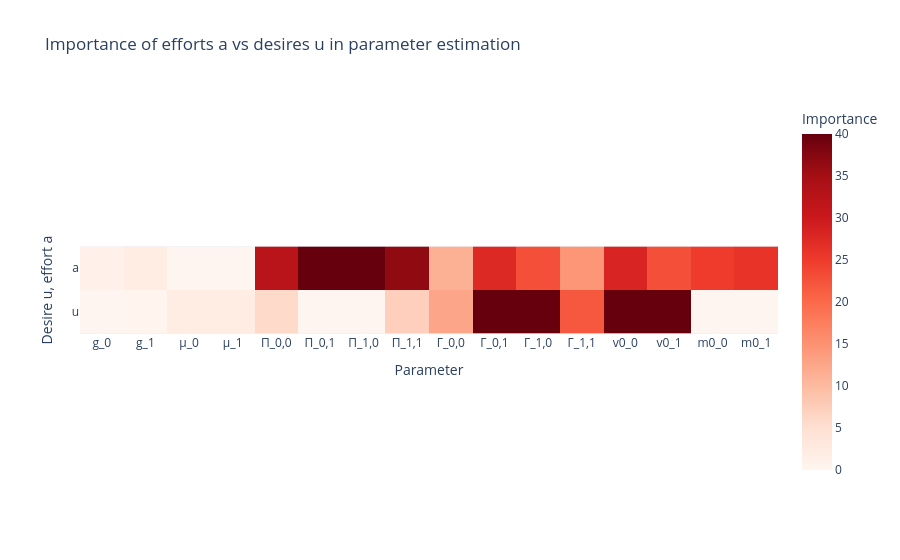
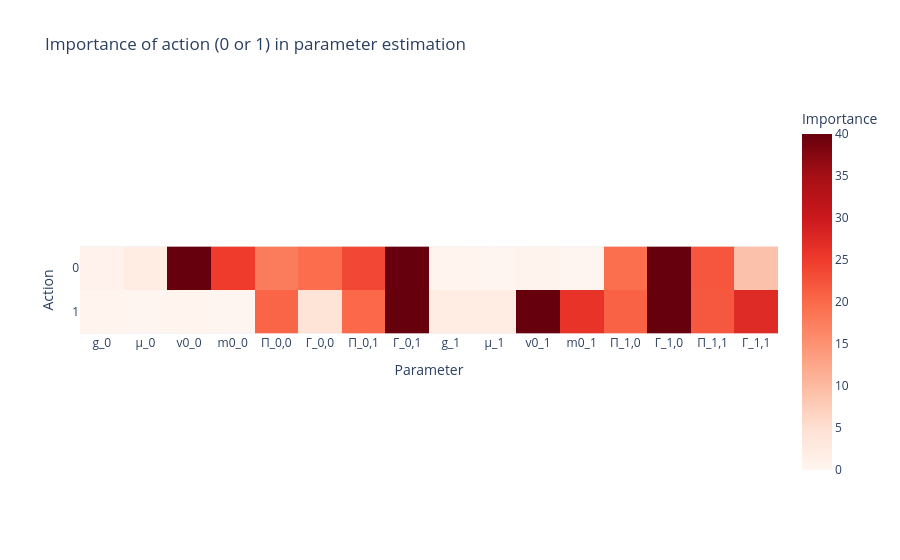
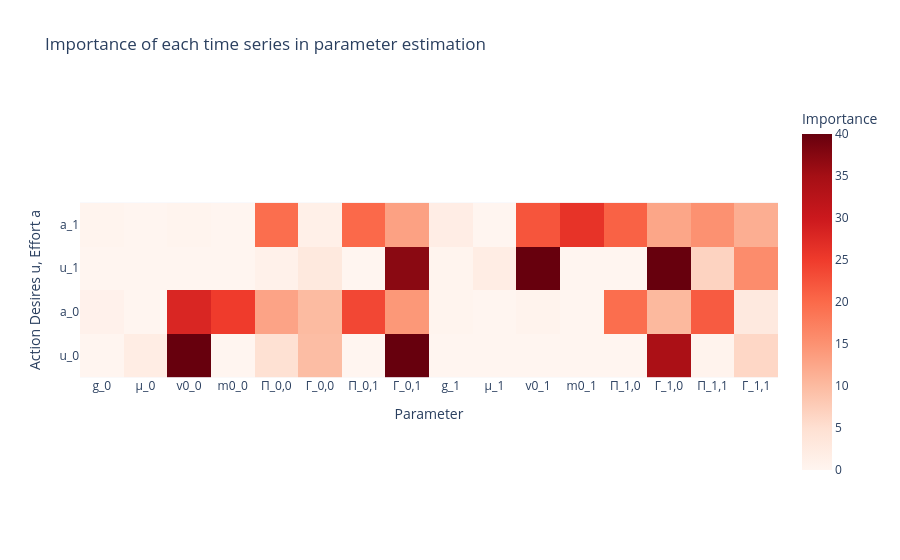

The code cell stored with these charts, in order, in its notebook:
### Markdown cell above
Having seen the overall feature importance above, it is also interesting to know if any of the time series are particularly good in predicting the parameters.
In particular, I want to know if either desires (u) or efforts (a) are more informative; and which action (0 or 1) is informative for which parameter. Again, I sum over the abs correlation coefficients.

The first plot shows that desire time series features have overall more predictive power. In other words, if desires are unobservable (as is the case in the real world), prediction will be relatively harder.
Furthermore, $\mathbf{u}(t)$ predicts $\Gamma$, $\mathbf{\mu}$, and $\mathbf{v}_0$ better; while $\mathbf{a}(t)$ predicts $\Pi$, $\mathbf{g}$, and $\mathbf{m}_0$ better (and interestingly, the opposite parameters to the ODE specification, see the first notebook).

The second plot shows that each action is better in predicting its "own" parameters (i.e., with the same index). Therefore, if only action 0 is observed, it will be harder to predict the parameters of action 1.

For completeness, the last plot shows the role of each individual time series, which confirms the previous findings.

### Code cell
var_names_df = pd.Series(corr_important_df.index, index=corr_important_df.index).str.split(
    "_", n=2, expand=True
)
var_names_df.columns = ["var_name", "var_index", "var"]
var_names_df["var"] = var_names_df["var_name"] + "_" + var_names_df["var_index"]

var_corr_df = var_names_df.join(corr_important_df.abs())

name_param_importance = var_corr_df.groupby("var_name").sum(numeric_only=True)
index_param_importance = var_corr_df.groupby("var_index").sum(numeric_only=True)
index_param_importance = index_param_importance[
    index_param_importance.columns.sort_values(key=lambda col: col.str.split("_").str[-1])
]
var_param_importance = var_corr_df.groupby("var").sum(numeric_only=True)
var_param_importance = var_param_importance[
    var_param_importance.columns.sort_values(key=lambda col: col.str.split("_").str[-1])
]
var_param_importance = var_param_importance.sort_index(
    key=lambda idx: idx.str.split("_").str[-1], ascending=False
)


px.imshow(
    name_param_importance,
    title="Importance of efforts a vs desires u in parameter estimation",
    labels={"x": "Parameter", "y": "Desire u, effort a", "color": "Importance"},
    color_continuous_scale="Reds",
    zmax=40,
).show()

px.imshow(
    index_param_importance,
    title="Importance of action (0 or 1) in parameter estimation",
    labels={"x": "Parameter", "y": "Action", "color": "Importance"},
    color_continuous_scale="Reds",
    zmax=40,
).show()

px.imshow(
    var_param_importance,
    title="Importance of each time series in parameter estimation",
    labels={"x": "Parameter", "y": "Action Desires u, Effort a", "color": "Importance"},
    color_continuous_scale="Reds",
    zmax=40,
).show()

### Figure 1 — Plotly figure (JSON) as saved in the notebook; plotly's stock layout.template omitted (floating-point values rounded to 4 significant figures)
{"data": [{"coloraxis": "coloraxis", "hovertemplate": "Parameter: %{x}<br>Desire u, effort a: %{y}<br>Importance: %{z}<extra></extra>", "name": "0", "type": "heatmap", "x": ["g_0", "g_1", "μ_0", "μ_1", "Π_0,0", "Π_0,1", "Π_1,0", "Π_1,1", "Γ_0,0", "Γ_0,1", "Γ_1,0", "Γ_1,1", "v0_0", "v0_1", "m0_0", "m0_1"], "xaxis": "x", "y": ["a", "u"], "yaxis": "y", "z": [[1.105, 2.159, 0.0, 0.0, 32.44, 43.82, 40.27, 36.69, 11.23, 27.53, 22.9, 14.52, 28.25, 22.82, 24.95, 26.18], [0.0, 0.2902, 1.992, 1.992, 5.84, 0.0, 0.0, 7.281, 12.65, 140.4, 102.5, 21.92, 89.31, 89.58, 0.0, 0.0]]}], "layout": {"coloraxis": {"cmax": 40, "cmin": 0, "colorbar": {"title": {"text": "Importance"}}, "colorscale": [[0, "rgb(255,245,240)"], [0.125, "rgb(254,224,210)"], [0.25, "rgb(252,187,161)"], [0.375, "rgb(252,146,114)"], [0.5, "rgb(251,106,74)"], [0.625, "rgb(239,59,44)"], [0.75, "rgb(203,24,29)"], [0.875, "rgb(165,15,21)"], [1, "rgb(103,0,13)"]]}, "title": {"text": "Importance of efforts a vs desires u in parameter estimation"}, "xaxis": {"anchor": "y", "constrain": "domain", "domain": [0, 1], "scaleanchor": "y", "title": {"text": "Parameter"}}, "yaxis": {"anchor": "x", "autorange": "reversed", "constrain": "domain", "domain": [0, 1], "title": {"text": "Desire u, effort a"}}}}

### Figure 2 — Plotly figure (JSON) as saved in the notebook; plotly's stock layout.template omitted (floating-point values rounded to 4 significant figures)
{"data": [{"coloraxis": "coloraxis", "hovertemplate": "Parameter: %{x}<br>Action: %{y}<br>Importance: %{z}<extra></extra>", "name": "0", "type": "heatmap", "x": ["g_0", "μ_0", "v0_0", "m0_0", "Π_0,0", "Γ_0,0", "Π_0,1", "Γ_0,1", "g_1", "μ_1", "v0_1", "m0_1", "Π_1,0", "Γ_1,0", "Π_1,1", "Γ_1,1"], "xaxis": "x", "y": ["0", "1"], "yaxis": "y", "z": [[0.8527, 1.992, 117.3, 24.95, 17.7, 19.65, 23.75, 117.5, 0.2536, 0.0, 0.5412, 0.0, 19.47, 44.51, 22.08, 9.132], [0.2519, 0.0, 0.2606, 0.0, 20.58, 4.229, 20.07, 50.34, 2.195, 1.992, 111.9, 26.18, 20.8, 80.88, 21.89, 27.3]]}], "layout": {"coloraxis": {"cmax": 40, "cmin": 0, "colorbar": {"title": {"text": "Importance"}}, "colorscale": [[0, "rgb(255,245,240)"], [0.125, "rgb(254,224,210)"], [0.25, "rgb(252,187,161)"], [0.375, "rgb(252,146,114)"], [0.5, "rgb(251,106,74)"], [0.625, "rgb(239,59,44)"], [0.75, "rgb(203,24,29)"], [0.875, "rgb(165,15,21)"], [1, "rgb(103,0,13)"]]}, "title": {"text": "Importance of action (0 or 1) in parameter estimation"}, "xaxis": {"anchor": "y", "constrain": "domain", "domain": [0, 1], "scaleanchor": "y", "title": {"text": "Parameter"}}, "yaxis": {"anchor": "x", "autorange": "reversed", "constrain": "domain", "domain": [0, 1], "title": {"text": "Action"}}}}

### Figure 3 — Plotly figure (JSON) as saved in the notebook; plotly's stock layout.template omitted (floating-point values rounded to 4 significant figures)
{"data": [{"coloraxis": "coloraxis", "hovertemplate": "Parameter: %{x}<br>Action Desires u, Effort a: %{y}<br>Importance: %{z}<extra></extra>", "name": "0", "type": "heatmap", "x": ["g_0", "μ_0", "v0_0", "m0_0", "Π_0,0", "Γ_0,0", "Π_0,1", "Γ_0,1", "g_1", "μ_1", "v0_1", "m0_1", "Π_1,0", "Γ_1,0", "Π_1,1", "Γ_1,1"], "xaxis": "x", "y": ["a_1", "u_1", "a_0", "u_0"], "yaxis": "y", "z": [[0.2519, 0.0, 0.2606, 0.0, 19.56, 1.275, 20.07, 13.2, 1.905, 0.0, 22.28, 26.18, 20.8, 12.61, 15.12, 11.61], [0.0, 0.0, 0.0, 0.0, 1.022, 2.954, 0.0, 37.14, 0.2902, 1.992, 89.58, 0.0, 0.0, 68.27, 6.764, 15.7], [0.8527, 0.0, 27.99, 24.95, 12.88, 9.952, 23.75, 14.32, 0.2536, 0.0, 0.5412, 0.0, 19.47, 10.29, 21.57, 2.912], [0.0, 1.992, 89.31, 0.0, 4.818, 9.698, 0.0, 103.2, 0.0, 0.0, 0.0, 0.0, 0.0, 34.22, 0.517, 6.219]]}], "layout": {"coloraxis": {"cmax": 40, "cmin": 0, "colorbar": {"title": {"text": "Importance"}}, "colorscale": [[0, "rgb(255,245,240)"], [0.125, "rgb(254,224,210)"], [0.25, "rgb(252,187,161)"], [0.375, "rgb(252,146,114)"], [0.5, "rgb(251,106,74)"], [0.625, "rgb(239,59,44)"], [0.75, "rgb(203,24,29)"], [0.875, "rgb(165,15,21)"], [1, "rgb(103,0,13)"]]}, "title": {"text": "Importance of each time series in parameter estimation"}, "xaxis": {"anchor": "y", "constrain": "domain", "domain": [0, 1], "scaleanchor": "y", "title": {"text": "Parameter"}}, "yaxis": {"anchor": "x", "autorange": "reversed", "constrain": "domain", "domain": [0, 1], "title": {"text": "Action Desires u, Effort a"}}}}
